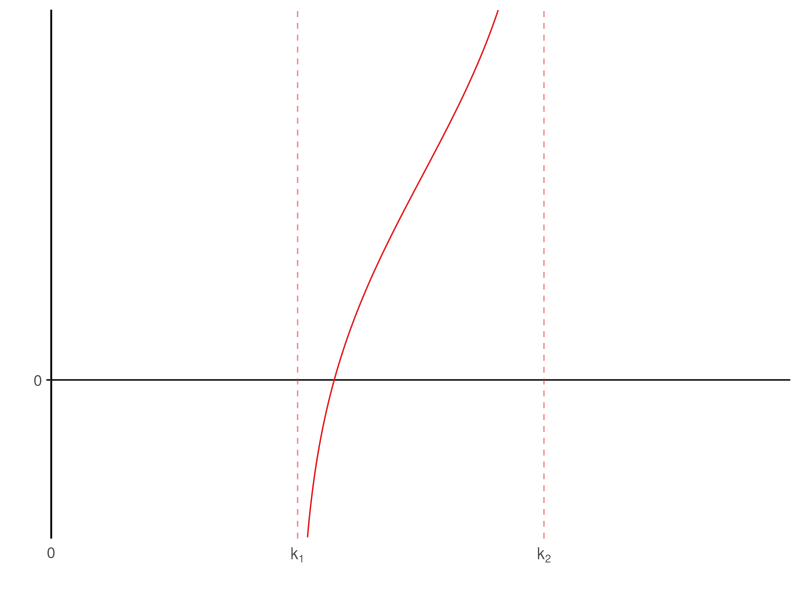

Reproduce this figure in R. (Note: this script raises an error after producing the figure.)
## ---- chunk 1

# Load packages
packages <- c("dplyr", "ggplot2", "ggrepel", "RColorBrewer", "reshape2", "extrafont")
lapply(packages, require, character.only = TRUE)
rm(packages)

# Define paths
loc_shape = file.path(getwd(), "result", "shape")
# Graphic parameter
scale_graph = 1920/1080
red = brewer.pal(8, "Set1")[1]

## ---- chunk 2

g = function(k, sigma, ks){
  
  k1 = ks[1]
  k2 = ks[2]
  
  G = log((k/k1-1)/((k/k2)^((sigma-1)/sigma)-1))
  return(G)
}

## ---- chunk 3

# Create a dataframe with only x values
df = data.frame("inter" = seq(0, 10, length.out = 10000))

# 4 cases
sigmas = c(0.8, 1.2)
ks = list(c(1, 2), c(2,1))

# Generate g function for each cases
df = df %>% 
  mutate(g1 = g(inter, sigmas[1], ks[[1]]),
         g2 = g(inter, sigmas[1], ks[[2]]),
         g3 = g(inter, sigmas[2], ks[[1]]),
         g4 = g(inter, sigmas[2], ks[[2]])) %>% 
  melt(id.vars = "inter")

## ---- chunk 4

df %>%
  subset(variable == "g1") %>% 
  
  ggplot(aes(x = inter, y = value)) +
  geom_hline(yintercept = 0) +
  geom_line(color = red) +
  # Dashed lines (specific values)
  geom_vline(xintercept = 1, color = red, linetype = "dashed", alpha = 0.5) +
  geom_vline(xintercept = 2, color = red, linetype = "dashed", alpha = 0.5) +
  # Axis
  scale_x_continuous(name = "", breaks = c(0, 1, 2), labels = c(0, expression(k[1]), expression(k[2])),
                     limits = c(0,3), expand = c(0,0)) + 
  scale_y_continuous(name = "", breaks = 0, labels = 0,
                      limits = c(-1.5,3.5), expand = c(0,0)) +
  # Graphic background
  theme_classic(base_size = 14) +
  theme(axis.line.x = element_blank(),
        axis.ticks.x = element_blank()) +
  # Save
  ggsave(file.path(loc_shape, "function_g", "graph_a.png"), width = 7, height = 7*2/3)

## ---- chunk 5

df %>%
  subset(variable == "g2") %>% 
  
  ggplot(aes(x = inter, y = value)) +
  geom_line(color = red) +
  geom_hline(yintercept = 0) +
  # Dashed lines (specific values)
  geom_vline(xintercept = 1, color = red, linetype = "longdash", alpha = 0.5) +
  geom_vline(xintercept = 2, color = red, linetype = "longdash", alpha = 0.5) +
  # Axis
  scale_x_continuous(name = "", breaks = c(0, 1, 2), labels = c(0, expression(k[2]), expression(k[1])),
                     limits = c(0,3), expand = c(0,0)) + 
  scale_y_continuous(name = "", breaks = 0, labels = 0,
                      limits = c(-1.5,3.5), expand = c(0,0)) +
  # Graphic background
  theme_classic(base_size = 14) +
  theme(axis.line.x = element_blank(),
        axis.ticks.x = element_blank()) +
  # Save
  ggsave(file.path(loc_shape, "function_g", "graph_b.png"), width = 7, height = 7*2/3)

## ---- chunk 6

df %>%
  subset(variable == "g3") %>% 
  
  ggplot(aes(x = inter, y = value)) +
  geom_line(color = red) +
  geom_hline(yintercept = 0) +
  # Dashed lines (specific values)
  geom_vline(xintercept = 1, color = red, linetype = "longdash", alpha = 0.5) +
  geom_vline(xintercept = 2, color = red, linetype = "longdash", alpha = 0.5) +
  # Axis
  scale_x_continuous(name = "", breaks = c(0, 1, 2), labels = c(0, expression(k[1]), expression(k[2])),
                     limits = c(0,7), expand = c(0,0)) + 
  scale_y_continuous(name = "", breaks = 0, labels = 0,
                      limits = c(-2,5), expand = c(0,0)) +
  # Graphic background
  coord_cartesian() + 
  theme_classic(base_size = 14) +
  theme(axis.line.x = element_blank(),
        axis.ticks.x = element_blank()) +
  # Save
  ggsave(file.path(loc_shape, "function_g", "graph_c.png"), width = 7, height = 7*2/3)

## ---- chunk 7

df %>%
  subset(variable == "g4") %>% 
  
  ggplot(aes(x = inter, y = value)) +
  geom_line(color = red) +
  geom_hline(yintercept = 0) +
  # Dashed lines (specific values)
  geom_vline(xintercept = 1, color = red, linetype = "longdash", alpha = 0.5) +
  geom_vline(xintercept = 2, color = red, linetype = "longdash", alpha = 0.5) +
  # Axis
  scale_x_continuous(name = "", breaks = c(0, 1, 2), labels = c(0, expression(k[2]), expression(k[1])),
                     limits = c(0,7), expand = c(0,0)) + 
  scale_y_continuous(name = "", breaks = 0, labels = 0,
                      limits = c(-2,5), expand = c(0,0)) +
  # Graphic background
  coord_cartesian() + 
  theme_classic(base_size = 14) +
  theme(axis.line.x = element_blank(),
        axis.ticks.x = element_blank()) +
  # Save
  ggsave(file.path(loc_shape, "function_g", "graph_d.png"), width = 7, height = 7*2/3)

## ---- chunk 8

h = function(k, sigma, phi, gamma){
  H = (sigma + (1-phi)/phi * (1-gamma*(1-sigma))/gamma * k^((1-sigma)/sigma))^(-1)
  return(H)
}

## ---- chunk 9
# Interval vector
inter = seq(0.001, 100, by = 0.001)

# 3 cases
sigmas = c(0.25, 0.8, 1.2)
phi = 0.3 # Average value of phi for France and the United-States
gamma = 0.5 # Value from calibration

# Empty data frame
df = data.frame(matrix(ncol = 3, nrow = 0)) %>% 
  setNames(c("inter", "sigma", "value"))

# Loop
for(i in c(1:3)){
    
    df = cbind(inter, "sigma" = sigmas[i], "value" = h(inter, sigmas[i], phi, gamma)) %>% 
      as.data.frame() %>% 
      rbind(df)
    
}
## ---- chunk 10

# Value of sigma in this case
sigma_1 = 0.25

# Generate the graph
df %>% 
  subset(sigma == 0.25) %>% 
  
  ggplot(aes(x = inter, y = value)) +
  geom_line(color = red) +
  # Dashed line for the horizontal asymptote
  geom_hline(yintercept = 1/sigma_1, linetype = "dashed", color = red, alpha = 0.5) +
  # Axis
  scale_x_continuous(name = "", breaks = 0, labels = 0, limits = c(0, 1.5), expand = c(0,0)) +
  scale_y_continuous(name = "", breaks = c(0, 1/sigma_1), labels = c(0, expression(frac(1,sigma))),
                     limits = c(0, 1/sigma_1*1.05), expand = c(0,0)) +
  # Graphic background
  theme_classic(base_size = 14) +
  # Save
  ggsave(file.path(loc_shape, "function_h", "graph_1.png"), width = 5, height = 5)

## ---- chunk 11

# Value of sigma in this case
sigma_2 = 0.8

# Generate the graph
df %>% 
  subset(sigma == sigma_2) %>% 
  
  ggplot(aes(x = inter, y = value)) +
  geom_line(color = red) +
  # Dashed line for the horizontal asymptote
  geom_hline(yintercept = 1/sigma_2, linetype = "dashed", color = red, alpha = 0.5) +
  # Axis
  scale_x_continuous(name = "", breaks = 0, labels = 0, limits = c(0, 1.5), expand = c(0,0)) +
  scale_y_continuous(name = "", breaks = c(0, 1/sigma_2), labels = c(0, expression(frac(1,sigma))),
                     limits = c(0, 1/sigma_2*1.05), expand = c(0,0)) +
  # Graphic background
  theme_classic(base_size = 14) +
  # Save
  ggsave(file.path(loc_shape, "function_h", "graph_2.png"), width = 5, height = 5)

## ---- chunk 12

# Value of sigma in this case
sigma_3 = 1.2

# Generate the graph
df %>% 
  subset(sigma == sigma_3) %>% 
  
  ggplot(aes(x = inter, y = value)) +
  geom_line(color = red) +
  # Dashed line for the horizontal asymptote
  geom_hline(yintercept = 1/sigma_3, linetype = "dashed", color = red, alpha = 0.5) +
  # Axis
  scale_x_continuous(name = "", breaks = 0, labels = 0, limits = c(0, 1.5), expand = c(0,0)) +
  scale_y_continuous(name = "",
                     breaks = c(0, 1/sigma_3), labels = c(0, expression(frac(1,sigma))),
                     limits = c(0, 1/sigma_3*1.05), expand = c(0,0)) +
  # Graphic background
  theme_classic(base_size = 14) +
  # Save
  ggsave(file.path(loc_shape, "function_h", "graph_3.png"), width = 5, height = 5)

## ---- chunk 13
# Ranges
sigma_range = c(1.1, 1.2, 1.3, 1.5, 1.7)
k1 = 1
k2_range = k1*c(1.1, 3, 5)
gamma = 0.5
phi = 0.3

# Interval
inter = seq(0.001, 30, 0.001)

# Empty data frame
result = data.frame(matrix(ncol = 4, nrow = 0)) %>% 
  setNames(c("inter", "sigma", "k2", "value"))

# Loop to compute g function
for(k2 in k2_range){
  for(sigma in sigma_range){
   
   g = function(k, sigma, k1, k2){
      G = log((k/k1-1)/((k/k2)^((sigma-1)/sigma)-1))
      return(G)
   }
   
   h = function(k, sigma, k1, phi, gamma){
     H = (sigma + (1-phi)/phi*(1-gamma*(1-sigma))/gamma*k^((1-sigma)/sigma))^(-1)
     return(H)
   }
   
   result = cbind(inter, sigma, k2, "value" = g(inter, sigma, k1, k2),
                  "value_h" = h(inter, sigma, k1, phi, gamma)) %>% 
     rbind(result)
   
  }
}

result = as.data.frame(result)

# Compute bound and violation as a logic variable
result = result %>% 
  # subset(inter > k2) %>% 
   mutate(bound = 1/as.numeric(as.character(sigma)),
          violation = ifelse(bound > value, TRUE, FALSE),
          sigma = as.factor(sigma),
          k2 = as.factor(k2))

# Values for all k > k2
result_after = result %>% 
  subset(inter > as.numeric(as.character(k2)))

# Values for all k<= k2
result_before = result %>% 
  subset(inter <= as.numeric(as.character(k2)))

# Check if g and h intersect
sum(result_after$violation, na.rm = TRUE) # If =  0, then do not intersect after k2
## ---- chunk 14
# Show minimum k on (k2, +infinity)
min_val = result_after %>%  
  group_by(sigma, k2) %>% 
  summarise(min(value), min(bound)) %>% 
  setNames(c("sigma", "k2", "min_k", "min_x"))
min_val
## ---- chunk 15
# Pull the minimum value of X for each possible couples (sigma, k2)
x_bound = min_val %>% pull("min_x")

# Generate
result_after %>%  
  
  ggplot(aes(x = inter, y = value)) +
  geom_line(aes(color = sigma)) +
  # Limit in +infinity of the h function
  geom_hline(data = min_val, aes(yintercept = x_bound, color = sigma), linetype = "dashed") +
  # Wrap
  facet_wrap(k2 ~ ., labeller = label_bquote(nu == .(as.numeric(as.character(k2))))) +
  # Axis
  scale_x_continuous(breaks = 0, limits = c(0, 10), expand = c(0,0)) +
  scale_y_continuous(breaks = c(0,1), limits = c(0, 5), expand = c(0,0)) +
  # Graphic parameters
  scale_color_manual(name = bquote(sigma), values = brewer.pal(8, "Set1")) +
  theme_classic(base_size = 14) +
  theme(legend.position = "right") +
  labs(x = "", y = "") +
  # Save
  ggsave(file.path(loc_shape, "uniqueness", "gc_after.png"), width = scale_graph*5, height = scale_graph*5/3)

## ---- chunk 16

result_before %>% 
  
  ggplot(aes(x = inter, y = value)) +
  geom_line(aes(color = sigma)) +
  # Limit in +infinity of the h function (not very useful on this graph)
  geom_hline(data = min_val, aes(yintercept = x_bound, color = sigma), linetype = "dashed") +
  # Wrap
  facet_wrap(k2 ~ ., labeller = label_bquote(nu == .(as.numeric(as.character(k2))))) +
  # Axis
  scale_x_continuous(breaks = c(0,1), limits = c(0, 1), expand = c(0,0)) +
  scale_y_continuous(breaks = c(0,1), limits = c(0, 2), expand = c(0,0)) +
  # Graphic parameters
  scale_color_manual(name = bquote(sigma), values = brewer.pal(8, "Set1")) +
  theme_classic(base_size = 14) +
  theme(legend.position = "right") +
  labs(x = "", y = "") +
  # Save
  ggsave(file.path(loc_shape, "uniqueness", "gc_before.png"), width = scale_graph*5, height = scale_graph*5/3)

## ---- chunk 17

result_before %>% 
  
  ggplot(aes(x = inter, color = sigma)) +
  # g function
  geom_line(aes(y = value)) +
  # h function
  geom_line(aes(y = value_h), linetype = "dashed") +
  # Limit in +infinity of the h function
  geom_hline(data = min_val, aes(yintercept = x_bound, color = sigma), linetype = "dotted") +
  # Wrap
  facet_wrap(k2 ~ ., labeller = label_bquote(nu == .(as.numeric(as.character(k2))))) +
  # Axis
  scale_x_continuous(breaks = c(0,1), limits = c(0, 1), expand = c(0,0)) +
  scale_y_continuous(breaks = c(0,1), limits = c(0, 2), expand = c(0,0)) +
  # Graphic parameters
  scale_color_manual(name = bquote(sigma), values = brewer.pal(8, "Set1")) +
  theme_classic(base_size = 14) +
  theme(legend.position = "right") +
  labs(x = "", y = "") +
  # Save
  ggsave(file.path(loc_shape, "uniqueness", "gc_before_all.png"), width = scale_graph*5, height = scale_graph*5/3)

## ---- chunk 18

result %>% 
  
  ggplot(aes(x = inter, color = sigma)) +
  # g function
  geom_line(aes(y = value)) +
  # h function
  geom_line(aes(y = value_h), linetype = "dashed") +
  # Limit in +infinity of the h function
  geom_hline(data = min_val, aes(yintercept = x_bound, color = sigma), linetype = "dotted") +
  # Wrap
  facet_wrap(k2 ~ ., labeller = label_bquote(nu == .(as.numeric(as.character(k2))))) +
  # Axis
  scale_x_continuous(breaks = 0, limits = c(0, 10), expand = c(0,0)) +
  scale_y_continuous(breaks = c(0,1), limits = c(0, 5), expand = c(0,0)) +
  # Graphic parameters
  scale_color_manual(name = bquote(sigma), values = brewer.pal(8, "Set1")) +
  theme_classic(base_size = 14) +
  theme(legend.position = "right") +
  labs(x = "", y = "") +
  # Save
  ggsave(file.path(loc_shape, "uniqueness", "gc_all.png"), width = scale_graph*5, height = scale_graph*5/3)

## ---- chunk 19
# Ranges
sigma_range = c(1.1, 1.2, 1.3, 1.5, 1.7)
k1 = 1
k2_range = k1*c(0.3, 0.6, 0.9)
gamma = 0.5
phi = 0.3

# Interval
inter = seq(0.001, 30, 0.001)

# Empty data frame
result = data.frame(matrix(ncol = 4, nrow = 0)) %>% 
  setNames(c("inter", "sigma", "k2", "value"))

# Loop to compute g function
for(k2 in k2_range){
  for(sigma in sigma_range){
   
   g = function(k, sigma, k1, k2){
      G = log((k/k1-1)/((k/k2)^((sigma-1)/sigma)-1))
      return(G)
   }
   
   h = function(k, sigma, k1, phi, gamma){
     H = (sigma + (1-phi)/phi*(1-gamma*(1-sigma))/gamma*k^((1-sigma)/sigma))^(-1)
     return(H)
   }
   
   result = cbind(inter, sigma, k2, "value" = g(inter, sigma, k1, k2),
                  "value_h" = h(inter, sigma, k1, phi, gamma)) %>% 
     rbind(result)
   
  }
}

result = as.data.frame(result)

# Compute bound and violation logic
result = result %>% 
  # subset(inter > k2) %>% 
   mutate(bound = 1/as.numeric(as.character(sigma)),
          violation = ifelse(bound > value, TRUE, FALSE),
          h_over_g = ifelse(value < value_h, TRUE, FALSE),
          sigma = as.factor(sigma),
          k2 = as.factor(k2))

result_after = result %>% 
  subset(inter > as.numeric(as.character(k2)))

result_before = result %>% 
  subset(inter <= as.numeric(as.character(k2)))

# Check if g and h intersect
sum(result_after$h_over_g, na.rm = TRUE) # If =  0, then do not intersect after k2
## ---- chunk 20
# Show minimum k on (k2, +infinity)
min_val = result_after %>%  
  group_by(sigma, k2) %>% 
  summarise(min(value), min(bound)) %>% 
  setNames(c("sigma", "k2", "min_k", "min_x"))
min_val

x_bound = min_val %>% pull("min_x")
## ---- chunk 21

result %>% 
  
  ggplot(aes(x = inter, color = sigma)) +
  # g function
  geom_line(aes(y = value)) +
  # h function
  geom_line(aes(y = value_h), linetype = "dashed") +
  # Limit in +infinity of the h function
  geom_hline(data = min_val, aes(yintercept = x_bound, color = sigma), linetype = "dotted") +
  # Wrap
  facet_wrap(k2 ~ ., labeller = label_bquote(nu == .(as.numeric(as.character(k2))))) +
  # Axis
  scale_x_continuous(breaks = 0, limits = c(0, 10), expand = c(0,0)) +
  scale_y_continuous(breaks = c(0,1), limits = c(0, 5), expand = c(0,0)) +
  # Graphic parameters
  scale_color_manual(name = bquote(sigma), values = brewer.pal(8, "Set1")) +
  theme_classic(base_size = 14) +
  theme(legend.position = "right") +
  labs(x = "", y = "") +
  # Save
  ggsave(file.path(loc_shape, "uniqueness", "gd_all.png"), width = scale_graph*5, height = scale_graph*5/3)

